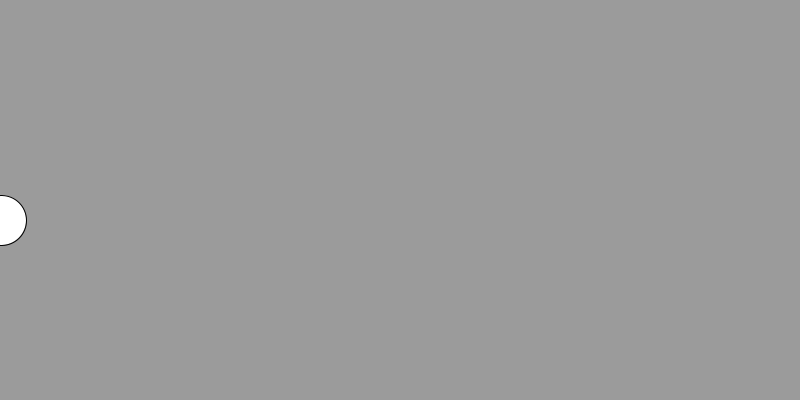
Frame 1 (no input)
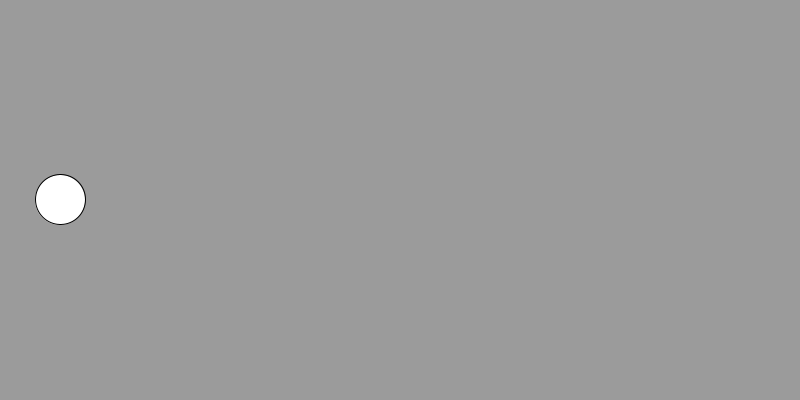
Frame 60 (the mouse pressed at the canvas centre just before this capture)
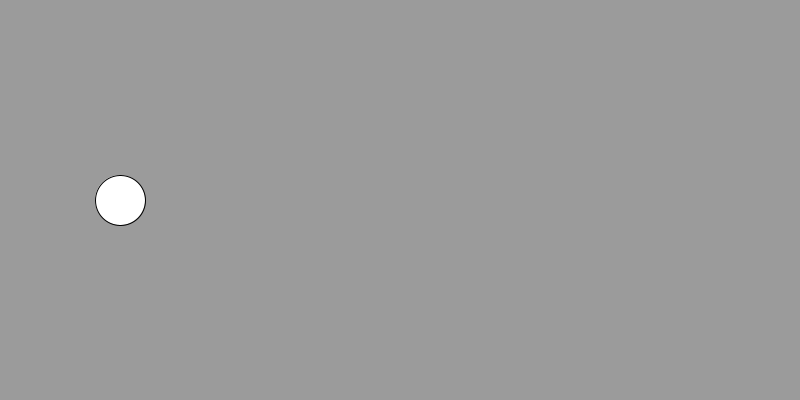
Frame 120 (the mouse held since frame 60 and released just before this capture)

The Processing sketch that drew these frames (run headless with seeded random() and noise(); from frame 60 on, the mouse is pressed at the canvas centre):

// Processing sketch: moving_sin
// ── moving_sin.pde
PVector loc;
PVector dir;
float a = HALF_PI;
int scale = 20;

void setup() {
    size(800,400);
    loc = new PVector(0, height / 2);
}

void draw() {
    background(155);
    // sin(a) when a is HALF_PI = 1, so y start increasing right away
    // and pushes circle down, as y points down, being inverted
    dir = new PVector(1, sin(a) * scale);
    loc.add(dir);
    circle(loc.x, loc.y, 50);
    // frameRate is 60, so it takes 360 / (60 * 60) = 1 second
    a += radians(6);
}
